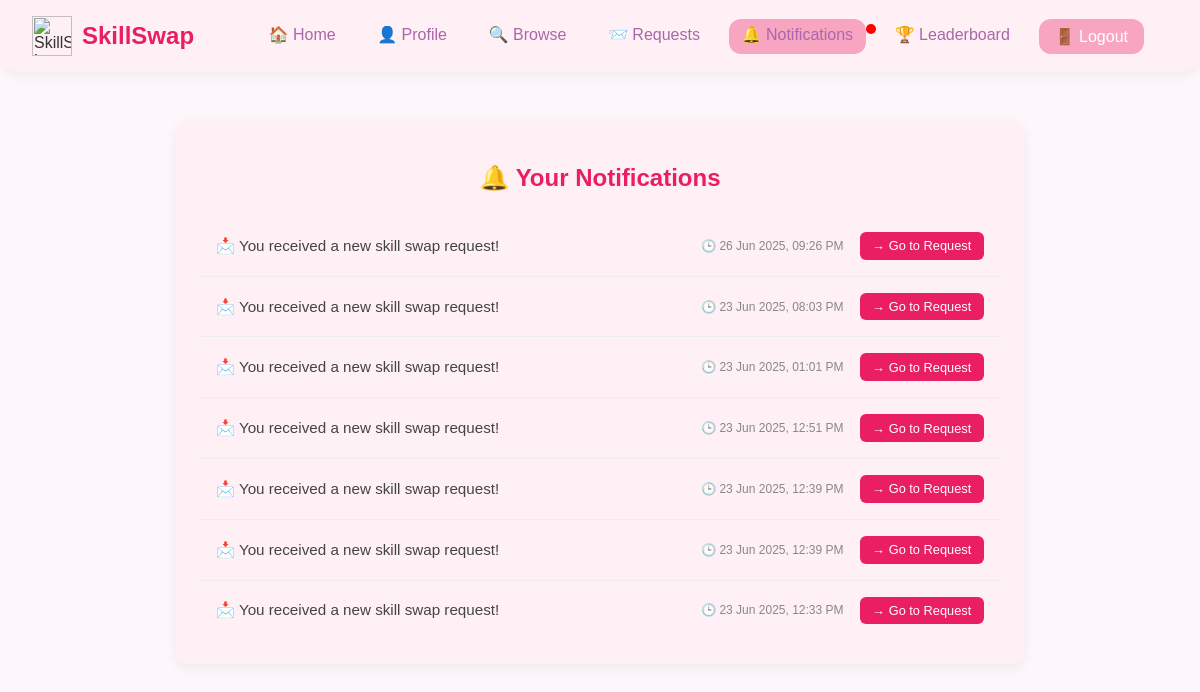
Screenshot of /backend/notifications.php (signed in) with the database file from the repository.
### tables this page shows
CREATE TABLE `notifications` (
  `id` int(11) NOT NULL,
  `user_id` int(11) NOT NULL,
  `message` text NOT NULL,
  `is_read` tinyint(1) DEFAULT 0,
  `created_at` timestamp NOT NULL DEFAULT current_timestamp(),
  `is_seen` tinyint(1) DEFAULT 0
);

### backend/notifications.php (the view, shortened to what this page needs)
<?php
include 'includes/navbar.php';
$user_id = $_SESSION['user_id'];
$stmt = $conn->prepare("SELECT message, created_at FROM notifications WHERE user_id = ? ORDER BY created_at DESC");
$stmt->bind_param("i", $user_id);
$stmt->execute();
$result = $stmt->get_result();
?>
<!DOCTYPE html>
<html lang="en">
<head>
    <link rel="stylesheet" href="dashboard_style.css">
</head>
<body>
<div class="notifications-container">
    <h2>🔔 Your Notifications</h2>
    <?php if ($result->num_rows > 0): ?>
        <?php while ($row = $result->fetch_assoc()): ?>
            <div class="notification">
                <div class="message-text">
                    <?= htmlspecialchars($row['message']) ?>
                </div>
                <div class="timestamp">
                    🕒 <?= date('d M Y, h:i A', strtotime($row['created_at'])) ?>
                </div>
                <a href="requests.php" class="view-btn">→ Go to Request</a>
            </div>
        <?php endwhile; ?>
    <?php else: ?>
        <p style="text-align:center; color:#777;">No notifications yet. Start connecting to get updates! 🌱</p>
    <?php endif; ?>
</div>
</body>
</html>

### css/dashboard_style.css (style rules this page uses)
body { margin: 0; font-family: 'Poppins', sans-serif; background: #fdf6f8; color: #333; }
html, body { overflow-x: hidden; position: relative; }

### backend/notifications.php (style rules this page uses)
body { background: #fdf6fa; font-family: 'Poppins', sans-serif; }
.notifications-container { max-width: 800px; margin: 3rem auto; padding: 1.5rem; background: #fff0f5; border-radius: 12px; box-shadow: 0 4px 12px rgba(0, 0, 0, 0.06); }
.notification { padding: 1rem; border-bottom: 1px solid #eee; font-size: 0.95rem; color: #444; display: flex; justify-content: space-between; align-items: center; flex-wrap: wrap; }
.notification:last-child { border-bottom: none; }
.message-text { flex: 1; margin-right: 1rem; }
.timestamp { font-size: 0.75rem; color: #888; white-space: nowrap; margin-right: 1rem; }
.view-btn { background: #e91e63; color: white; padding: 0.4rem 0.8rem; border-radius: 6px; font-size: 0.8rem; text-decoration: none; transition: background 0.2s ease; }
h2 { color: #e91e63; margin-bottom: 1.5rem; text-align: center; }

### rows the page displays
notifications: message "📩 You received a new skill swap request!", created_at "26 Jun 2025, 09:26 PM"
notifications: message "📩 You received a new skill swap request!", created_at "23 Jun 2025, 08:03 PM"
notifications: message "📩 You received a new skill swap request!", created_at "23 Jun 2025, 01:01 PM"
notifications: message "📩 You received a new skill swap request!", created_at "23 Jun 2025, 12:51 PM"
notifications: message "📩 You received a new skill swap request!", created_at "23 Jun 2025, 12:39 PM"
notifications: message "📩 You received a new skill swap request!", created_at "23 Jun 2025, 12:39 PM"
notifications: message "📩 You received a new skill swap request!", created_at "23 Jun 2025, 12:33 PM"
